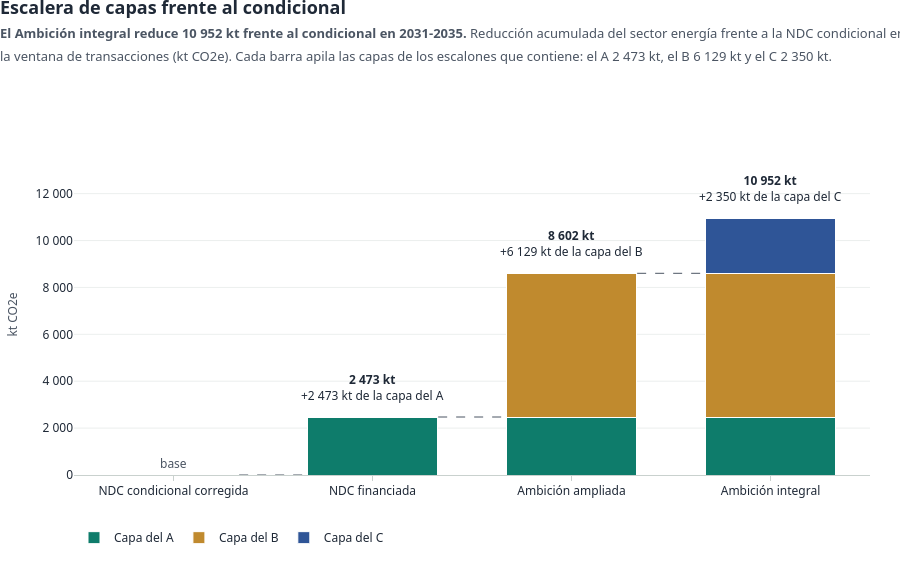

The cell this chart's notebook holds for it:
### Code cell
ver('g20_escalera')

### Figure 1 — Plotly figure (JSON) as saved in the notebook; plotly's stock layout.template omitted (floating-point values rounded to 4 significant figures)
{"data": [{"hovertemplate": "%{y:,.0f} kt<extra>capa del A</extra>", "marker": {"color": "#0E7C6B", "line": {"color": "white", "width": 1}}, "name": "Capa del A", "type": "bar", "x": ["NDC condicional corregida", "NDC financiada", "Ambición ampliada", "Ambición integral"], "y": [0.0, 2473.0, 2473.0, 2473.0]}, {"hovertemplate": "%{y:,.0f} kt<extra>capa del B</extra>", "marker": {"color": "#C08A2E", "line": {"color": "white", "width": 1}}, "name": "Capa del B", "type": "bar", "x": ["NDC condicional corregida", "NDC financiada", "Ambición ampliada", "Ambición integral"], "y": [0.0, 0.0, 6129.0, 6129.0]}, {"hovertemplate": "%{y:,.0f} kt<extra>capa del C</extra>", "marker": {"color": "#2F5597", "line": {"color": "white", "width": 1}}, "name": "Capa del C", "type": "bar", "x": ["NDC condicional corregida", "NDC financiada", "Ambición ampliada", "Ambición integral"], "y": [0.0, 0.0, 0.0, 2350.0]}], "layout": {"annotations": [{"font": {"color": "#1F2937", "size": 12}, "showarrow": false, "text": "<b>2 473 kt</b><br>+2 473 kt de la capa del A", "x": "NDC financiada", "y": 2473.0, "yshift": 30}, {"font": {"color": "#1F2937", "size": 12}, "showarrow": false, "text": "<b>8 602 kt</b><br>+6 129 kt de la capa del B", "x": "Ambición ampliada", "y": 8602.0, "yshift": 30}, {"font": {"color": "#1F2937", "size": 12}, "showarrow": false, "text": "<b>10 952 kt</b><br>+2 350 kt de la capa del C", "x": "Ambición integral", "y": 10950.0, "yshift": 30}, {"font": {"color": "#4B5563", "size": 12}, "showarrow": false, "text": "base", "x": "NDC condicional corregida", "y": 0, "yshift": 12}], "bargap": 0.35, "barmode": "stack", "font": {"color": "#1F2937", "family": "Fira Sans, Segoe UI, Arial, sans-serif", "size": 13}, "height": 564, "hoverlabel": {"bgcolor": "white", "bordercolor": "#CBD5E1", "font": {"color": "#1F2937", "family": "Fira Sans, Segoe UI, Arial, sans-serif", "size": 12}}, "hovermode": "x unified", "legend": {"font": {"size": 12}, "itemwidth": 30, "orientation": "h", "title": {"text": ""}, "tracegroupgap": 4, "traceorder": "normal", "x": 0, "xanchor": "left", "y": -0.15, "yanchor": "top"}, "margin": {"b": 86, "l": 64, "r": 30, "t": 154}, "paper_bgcolor": "white", "plot_bgcolor": "white", "separators": ", ", "shapes": [{"line": {"color": "#4B5563", "dash": "dash", "width": 1}, "type": "line", "x0": 0.33, "x1": 0.67, "xref": "x", "y0": 0.0, "y1": 0.0, "yref": "y"}, {"line": {"color": "#4B5563", "dash": "dash", "width": 1}, "type": "line", "x0": 1.33, "x1": 1.67, "xref": "x", "y0": 2473.0, "y1": 2473.0, "yref": "y"}, {"line": {"color": "#4B5563", "dash": "dash", "width": 1}, "type": "line", "x0": 2.33, "x1": 2.67, "xref": "x", "y0": 8602.0, "y1": 8602.0, "yref": "y"}], "title": {"font": {"size": 18}, "text": "<b>Escalera de capas frente al condicional</b><br><span style='font-size:13px;color:#4B5563'><b>El Ambición integral reduce 10 952 kt frente al condicional en 2031-2035.</b> Reducción acumulada del sector energía frente a la NDC condicional en<br>la ventana de transacciones (kt CO2e). Cada barra apila las capas de los escalones que contiene: el A 2 473 kt, el B 6 129 kt y el C 2 350 kt.</span>", "x": 0.0, "xanchor": "left", "y": 0.975, "yanchor": "top"}, "xaxis": {"linecolor": "#C9D1CE", "showgrid": false, "tickcolor": "#C9D1CE", "tickfont": {"size": 12}, "ticks": "outside", "title": {"font": {"color": "#4B5563", "size": 12}, "text": ""}}, "yaxis": {"gridcolor": "#ECEFEE", "gridwidth": 1, "range": [0, 13690.0], "separatethousands": true, "showline": false, "tickfont": {"size": 12}, "tickformat": ",.0f", "title": {"font": {"color": "#4B5563", "size": 12}, "text": "kt CO2e"}, "zeroline": false}}}
